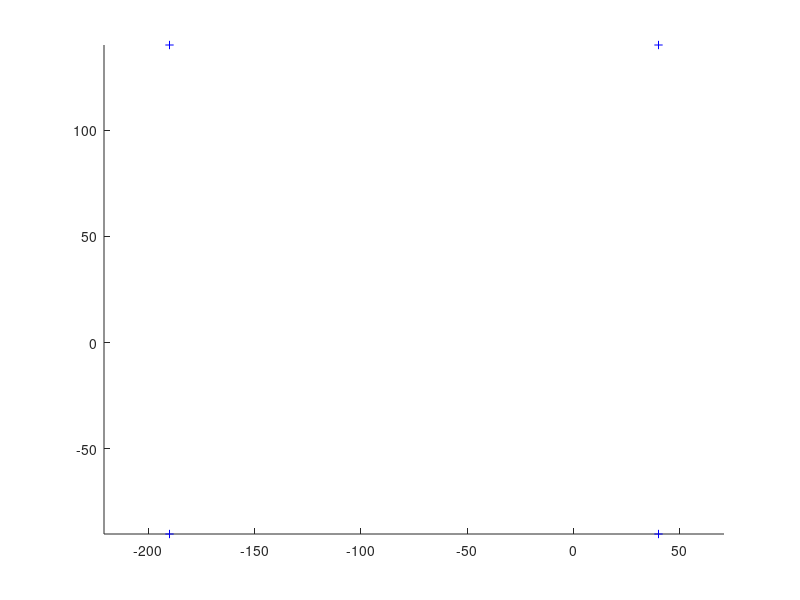

Write the MATLAB code that produced this figure. (Note: this script raises an error after producing the figure.)
%% Extended kalman filter
function EKFSLAM
% Clear all
close all; clear all;
% Add path 
addpath('C:\Users\NB2015-38\CloudStation\semester_4\fuzzy_thesis');
% Global variables (avoid extra copies)
global xVehicleTrue;
global LandFeatures;
global LaserSensorSettings;
global VisionSensorSettings; % for latter incorporation id possible
global xOdomLast;
global nSteps;
global UTrue;

% Setting of the sensors specs
LaserSensorSettings.Bearing =30; % Degrees
LaserSensorSettings.Range =100; % Meters
display(sprintf('=== Sensor Definitions ===  \n Max Range:  %d Meters\n Max Bearing: %d Degrees \n========================== \n',LaserSensorSettings.Range,LaserSensorSettings.Bearing));
display(' Paused!!! Press any Key!! ');
% pause;


% Length of the experiment
nSteps =1000; % change to extend the lentgh of the simulation

% Size Map
WorldSize =500;

% Number of landfeatures to add to map
nLandFeatures =4;

% Make some spare for then
LandFeatures = zeros(2,1,nLandFeatures);

% Lets put the beacons at desired positions ( need to match the number
% defined)!!!! if nor some of then cannot be scanned!!
LandFeatures(:,:,1)=[40 -90]';
LandFeatures(:,:,2)=[40 140]';
LandFeatures(:,:,3)=[-190 140]';
LandFeatures(:,:,4)=[-190 -90]';

% Initial position of the vehicle
xVehicleTrue = [ 40 25 0]'; % start position (x, y, theta)

% Set the initial conditions of the filter
xEst =[xVehicleTrue]; % already an columm vector
PEst = diag([1 1 0.01]); % start with an medium covar ( Atention EKF need an good initialization)

% Make some space to save the Landmarks detected (arraylist (x,y)
MappedLandFeatures = NaN*zeros(nLandFeatures,2);


% Additive noise to be added at the observation
obsNoise = randn(2,1)

% Ok lets show where are our Landmarks located in the world
figure(1); hold on; grid off; axis equal;
plot(LandFeatures(1,:),LandFeatures(2,:),'b+');hold on;
set(gcf,'doublebuffer','on');
hLine = line([0,0],[0,0]);
set(hLine,'linestyle',':');
axis([ -WorldSize/2 WorldSize/2 -WorldSize/2 WorldSize/2]);
xlabel(' Initial Conditions and beacons at blue +');
display(sprintf('\n\n\n Showing initial Location \n Press any key to procced\n'));
% pause;

% Standart deviation errors added to control
UTrue = diag([0.01,0.01,1.5*pi/180]).^2;

% Standard deviation errors regarding observation
RTrue = diag([1.1,5*pi/180]).^2;


% Aditive factor for control estimation and noise
UEst = 2.0*UTrue;
REst = 2.0*RTrue;
cc=0;

hR=5;
delR=hR^2*eye(2);
%% fuzzy
ekf_fuzzy=[];
alp_cof_fuzzy_acc=[];

% All Setup and ready to go
% Extract first odometry for predict
% CtrlNoise = randn(3,1); % some random control noise to be added ( note change to gaussian)
CtrlNoise = zeros(3,1); % some random control noise to be added ( note change to gaussian)
xOdomLast = GetOdometry(CtrlNoise);
robofis = readfis('fuzzyrobo.fis');
for k = 2:nSteps
    
    % get robot Control and simulate the movement
    CtrlNoise = randn(3,1); % some random control noise to be added
    CtrlNoise = zeros(3,1); % some random control noise to be added
    SimulateMovement(CtrlNoise);
    
    xOdomNow = GetOdometry(CtrlNoise); % Get the odometry values c
    u = tcomp(tinv(xOdomLast),xOdomNow); % figure out control 
    xOdomLast = xOdomNow; % refhesh odometry vector
    
    % extract the two compoments of the estimation ( Vehicle and
    % landfeatures
    % get vehicle estimation
    xVehicle = xEst(1:3); % estimated only the part for the vehicle
    % get landferatures estimation
    xMap = xEst(4:end); % Landfeatures estimation are the rest ones
 
    
    %do prediction (the following is simply the result of multiplying 
    %out block form of jacobians)     
    xVehiclePred = tcomp(xVehicle,u); % estimation is regarding current and control vector
    ekf_fuzzy=[ekf_fuzzy xVehiclePred];
    % covariance for vehicle
    %J2 is just an simple rotation matrix over x
    % just need to change to the cnematic model and speeds
    
    % Change this!!!
    PPredvv = J1(xVehicle,u)* PEst(1:3,1:3) *J1(xVehicle,u)' + J2(xVehicle,u)* UEst * J2(xVehicle,u)';
    % vehicle/ landmarks,
    PPredvm = J1(xVehicle,u)*PEst(1:3,4:end);
    % For the rest just extract (landfeatures
    PPredmm = PEst(4:end,4:end);
    
    % agregates robot prediction and beacons
    xPred = [xVehiclePred;xMap];
%     % Compose the covariance matrix
%          Ppred = |Pvv Pvm
%                  |Pvm' Pmm
    PPred = [PPredvv PPredvm;
        PPredvm' PPredmm];
       

    % Get the observation (passing noise to be added and Noise true
    ObsNoise =randn(2,1);
%     ObsNoise =[1.3460;-0.8640];
    [z,iFeature] = GetObservation(ObsNoise,RTrue);
    
   
     if(~isempty(z)) % if i get an valid observation
        %have we seen this feature before?
        % need to change here ( see Validation gate White)
        if( ~isnan(MappedLandFeatures(iFeature,1)))
            cc=cc+1;
            %predict observation: find out where it is in state vector
            FeatureIndex = MappedLandFeatures(iFeature,1);
            % Extract feature values in state vector
            xFeature = xPred(FeatureIndex:FeatureIndex+1);
            
            % predict the observation
            zPred = DoObservationModel(xVehicle,xFeature);
            
            % get observation Jacobians
            [jHxv,jHxf] = GetObsJacs(xVehicle,xFeature);
            
            % fill in state jacobian
            jH = zeros(2,length(xEst));
            jH(:,FeatureIndex:FeatureIndex+1) = jHxf;
            jH(:,1:3) = jHxv;
            
            %do Kalman update:
            % check for inovation (here we can use the validation gate
            Innov = z-zPred;
            % angles have always to be checked only betwewn 0 an 2Pi
            Innov(2) = AngleWrapping(Innov(2));
            
            %% actual innovation value
            C=Innov*Innov';
            S = jH*PPred*jH'+REst;% predicted theoretical value
            %% adding function for fuzzy
            DoM=diag(S-C);
            RanDoM(cc)=DoM(1);
            BeaDoM(cc)=DoM(2);
            %% end function           
            W = PPred*jH'*inv(S); 
            xEst = xPred+ W*Innov;
            
            PEst = PPred-W*S*W';
            
            %ensure P remains symmetric
            PEst = 0.5*(PEst+PEst');
        else
            % this is a new feature
            
            % extract length of the current tracking landmarks
            nStates = length(xEst); 
            
            % Compute the x,y position of the landmark x,y robot plus
            % Xxvehicle +distance*cos(angle + Xthvehicle)
            % Xyvehicle + distance* sin(angle + Xthvehicle)
            xFeature = xVehicle(1:2)+ [z(1)*cos(z(2)+xVehicle(3));z(1)*sin(z(2)+xVehicle(3))];
            xEst = [xEst;xFeature]; %add to state vector estimated
            % compute jacobians regaing feature and observation 
            [jGxv, jGz] = GetNewFeatureJacs(xVehicle,z); 
            
            % M=| 1 0 0  0 0
            %   | 0 1 0  0 0
            %   | 0 0 1  0 0
            %   -------------
            %   |
            
            M = [eye(nStates), zeros(nStates,2);% no use jacobian w.r.t vehicle
                jGxv zeros(2,nStates-3)  , jGz];
            
            PEst = M*blkdiag(PEst,REst)*M';
            
            %remember this feature as being mapped we store its ID and position in the state vector
            MappedLandFeatures(iFeature,:) = [length(xEst)-1, length(xEst)];
            
        end;
     else
        % notinng new found lets procced refreshing the values for next run
        xEst = xPred;
        PESt = PPred;
    end;
    
    
    % at all interactions
    
    % Plot the veicule shape LOL
        a = axis;
        clf;
        axis(a);hold on;
        n  = length(xEst); % get the total state and vector also
        % only the landmarks
        nF = (n-3)/2;
        
        % Draw vehicle and its eliipse only the 3 first are the vehicle
%         % state   P = |v v v|-----
%                       |v v v|-----
%                       |v v v|-----
%                       ------------
        DoVehicleGraphics(xEst(1:3),PEst(1:3,1:3),3,[0 1]);
        
        % if we get an valid observation plot is values
        if(~isnan(z))
            % Plot the line to beacon
            h = line([xEst(1),xFeature(1)],[xEst(2),xFeature(2)]);
            set(h,'linestyle',':');
            %make some visible information
            legend( sprintf('Range: %3.2fm; Angle: %3.2f: °  ',z(1),(z(2)-pi/2)*180/pi));
            
        end;
        % For all plot the covariance elipse of each state fr the landmark
        for(i = 1:nF)
            iF = 3+2*i-1; 
            plot(xEst(iF),xEst(iF+1),'b*');
            PlotEllipse(xEst(iF:iF+1),PEst(iF:iF+1,iF:iF+1),3);           
        end;        
        plot(ekf_fuzzy(1,:),ekf_fuzzy(2,:),'r--');
        drawnow;  
end
% save('ekf_fuzzy.mat','ekf_fuzzy');
% save('ekf_fuzzy_alp_cof_acc.mat','alp_cof_fuzzy_acc');
end












